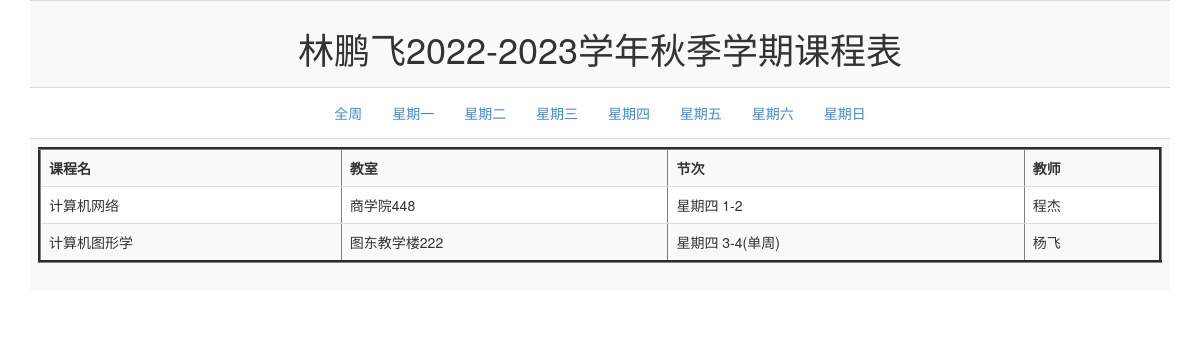
/?day=4, run on the app's committed database.
### tables this page shows
CREATE TABLE courses(cID int primary key, cName text NOT NULL);

CREATE TABLE "courseTable" (
	"weekDay"	int,
	"section"	text,
	"cID"	int,
	"tID"	int,
	"classroom"	text,
	CONSTRAINT "fk_tID" FOREIGN KEY("tID") REFERENCES "teachers"("tID"),
	CONSTRAINT "fk_cID" FOREIGN KEY("cID") REFERENCES "courses"("cID"),
	PRIMARY KEY("weekDay","section")
);

CREATE TABLE teachers(tID int primary key, tName text NOT NULL);

### EXP6/App2.py (the view)
@app.route('/', methods=['GET'])
def index():
    try:
        dayStr = request.args['day']
        day = int(dayStr)
    except KeyError:
        day = 0
    if day != 0:  # 星期查询
        selectSql = "select weekDay, section, c.cName, t.tName, classroom " \
                    "from courseTable ct, courses c, teachers t " \
                    "where weekDay=%s and ct.cID=c.cID and ct.tID=t.tID" % day
    else:  # 全周课表
        selectSql = "select weekDay, section, c.cName, t.tName, classroom " \
                    "from courseTable ct, courses c, teachers t " \
                    "where ct.cID=c.cID and ct.tID=t.tID"
    result, _ = db.GetSql(selectSql)
    courseTable = []
    for c in result:
        temp = [c[2], c[4], '星期' + WeekDay[c[0] - 1] + " " + c[1], c[3]]
        courseTable.append(temp)
    return render_template('course.html', courseData=courseTable)

### EXP6/sqlite3DB.py (called while the page is built)
    def Open(self):
        connector = sqlite3.connect(self.dbPath)
        return connector

    def __GetSql(self, sql):
        conn = self.Open()
        cur = conn.cursor()
        cur.execute(sql)
        fields = []
        for field in cur.description:
            fields.append(field[0])
        result = cur.fetchall()
        cur.close()
        return result, fields

    def Close(self, conn):
        conn.close()

    def GetSql(self, sql):
        conn = self.Open()
        result, fields = self.__GetSql(sql)
        self.Close(conn)
        return result, fields

### EXP6/templates/course.html (shortened to what this page needs)
<!DOCTYPE html>
<html lang="en">
<head>
    <link href="../static/bootstrap/3.2.0/css/bootstrap.min.css" rel="stylesheet">
</head>
<body>
<div class="container">
	<table class="table table-striped">
		<tr>
			<td>
				<h1 align="center">林鹏飞2022-2023学年秋季学期课程表</h1>
			</td>
		</tr>
		<tr align="center">
			<td>
                <button class="btn btn-link"><a href="/?day={{ 0 }}">全周</a></button>
                <button class="btn btn-link"><a href="/?day={{ 1 }}">星期一</a></button>
                <button class="btn btn-link"><a href="/?day={{ 2 }}">星期二</a></button>
                <button class="btn btn-link"><a href="/?day={{ 3 }}">星期三</a></button>
                <button class="btn btn-link"><a href="/?day={{ 4 }}">星期四</a></button>
                <button class="btn btn-link"><a href="/?day={{ 5 }}">星期五</a></button>
                <button class="btn btn-link"><a href="/?day={{ 6 }}">星期六</a></button>
                <button class="btn btn-link"><a href="/?day={{ 7 }}">星期日</a></button>
			</td>
		</tr>
		<tr>
			<td>
				<table class="table table-striped" id="courseTable" align="center" border="3" width="800" cellpadding="3">
					<tr id="header" align="center">
						<th>课程名</th>
						<th>教室</th>
						<th>节次</th>
						<th>教师</th>
					</tr>
                    {% for course in courseData %}
                        <tr>
                            {% for d in course %}
                                <td>{{ d }}</td>
                            {% endfor %}
                        </tr>
                    {% endfor %}
				</table>
			</td>
		</tr>
	</table>
</div>
</body>
</html>

### data on the page
courseTable: classroom "商学院448", course "星期四 1-2"
courses: cName "计算机网络"
teachers: tName "程杰"
courseTable: classroom "图东教学楼222", course "星期四 3-4(单周)"
courses: cName "计算机图形学"
teachers: tName "杨飞"
